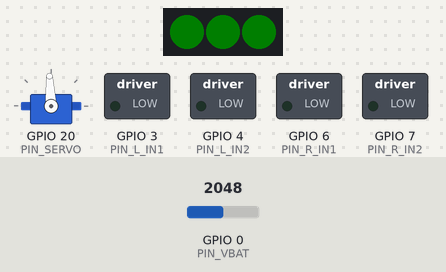
A program run on a simulated ESP32-C3. Parts: servo, 3 RGB LEDs in strip order, left to right, switched loads named in the program (green lamp = pin HIGH). The inputs (shaded band) are chosen by the test bench; at power-on: GPIO 0 (PIN_VBAT) = 2048. Dim RGB values are drawn brighter than linear; WiFi joins after 1.5 s; servers stay silent unless stated; EEPROM starts erased; servo pulses on a pin are drawn as a servo (544–2400 µs = 0–180°); what the program prints to the serial monitor is not drawn.

Above: at 2.7 s.
2.8 s: GPIO 0 (PIN_VBAT) set to 1985
At 2.96 s:
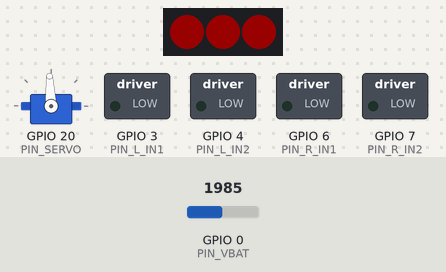
11.8 s: GPIO 0 (PIN_VBAT) set to 2107
14.8 s: GPIO 0 (PIN_VBAT) set to 2193
At 16.7 s:
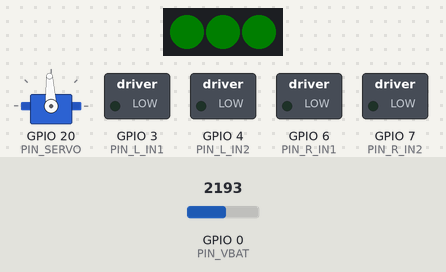
17.0 s: GPIO 0 (PIN_VBAT) set to 1228
At 17.5 s:
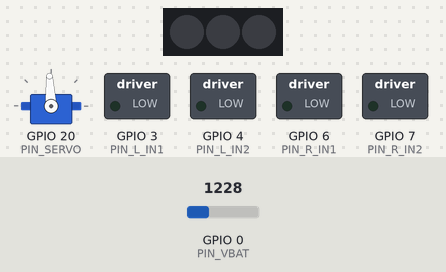
Timing chart, 0 to 21.0 s (numbered marks = the images above; inputs shaded):
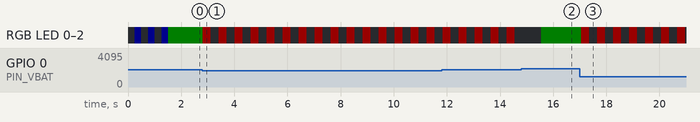

Measured:
- the behaviour switches between 2033 and 2032 on GPIO 0 (PIN_VBAT) (found by bisection; images 0 and 1)
- the behaviour switches between 2156 and 2157 on GPIO 0 (PIN_VBAT) (found by bisection; images 1 and 2)
- after the input at 2.8 s, RGB LED 0–2: alternates RGB(25, 0, 0) for 0.30 s and off for 0.30 s, starting at once
- after the input at 17.0 s, RGB LED 0–2: alternates RGB(25, 0, 0) for 0.30 s and off for 0.30 s, starting after 0.05 s

The program:

main.cpp
```cpp
// RoboField car firmware - ESP32-C3 Super Mini
//
// Transport: WiFi (UDP). Commands arrive on port 4210, status is broadcast on 4211 at 10 Hz.
// Same 22-byte command / 12-byte status packets as docs/protocol.md.
// Updates: over the air (ArduinoOTA) - flash once by USB, then always wirelessly.
// Identity: the robot id lives in flash (NVS), so every car runs the SAME firmware.
//   Set it by USB serial ("id 2") or wirelessly (tools/cars.py set-id <ip> 2).
// Safety: 200 ms watchdog, low-battery cutoff, duty ramp, motors off during OTA.
#include <Arduino.h>
#include <WiFi.h>
#include <WiFiUdp.h>
#include <ArduinoOTA.h>
#include <Preferences.h>
#include <Adafruit_NeoPixel.h>
#include "protocol.h"
#include "config.h"
#include "secrets.h"

static WiFiUDP udp;
static Preferences prefs;
static Adafruit_NeoPixel leds(NUM_LEDS, PIN_LEDS, NEO_GRB + NEO_KHZ800);

static uint8_t robotId = 0;
static rf_command_t cmd = {};
static bool haveCmd = false;
static uint32_t lastCmdMs = 0;
static bool watchdogTripped = true;
static bool lowBattery = false;
static bool otaActive = false;
static uint16_t batteryMv = 0;
static float target[2] = {0, 0}, duty[2] = {0, 0};   // -1..1, left / right

// ------------------------------------------------------------------ motors
static const uint32_t PWM_MAX = (1u << MOTOR_PWM_BITS) - 1;

static void writeMotor(int side, float d, bool brake) {
#ifdef DRIVER_DUAL_PWM
  int in1 = side == 0 ? PIN_L_IN1 : PIN_R_IN1;
  int in2 = side == 0 ? PIN_L_IN2 : PIN_R_IN2;
  if (brake) { ledcWrite(in1, PWM_MAX); ledcWrite(in2, PWM_MAX); return; }
  uint32_t v = (uint32_t)(fabsf(d) * PWM_MAX);
  if (d > 0) { ledcWrite(in1, v); ledcWrite(in2, 0); }
  else       { ledcWrite(in1, 0); ledcWrite(in2, v); }
#else
  int pwm = side == 0 ? PIN_PWMA : PIN_PWMB;
  int in1 = side == 0 ? PIN_AIN1 : PIN_BIN1;
  int in2 = side == 0 ? PIN_AIN2 : PIN_BIN2;
  if (brake) { digitalWrite(in1, HIGH); digitalWrite(in2, HIGH); ledcWrite(pwm, 0); return; }
  digitalWrite(in1, d > 0); digitalWrite(in2, d < 0);
  ledcWrite(pwm, (uint32_t)(fabsf(d) * PWM_MAX));
#endif
}

static void motorsOff() {
  target[0] = target[1] = duty[0] = duty[1] = 0;
  writeMotor(0, 0, false); writeMotor(1, 0, false);
#ifdef DRIVER_TB6612
  digitalWrite(PIN_STBY, LOW);
#endif
}

static void motorsSetup() {
#ifdef DRIVER_DUAL_PWM
  for (int p : {PIN_L_IN1, PIN_L_IN2, PIN_R_IN1, PIN_R_IN2}) ledcAttach(p, MOTOR_PWM_HZ, MOTOR_PWM_BITS);
#else
  for (int p : {PIN_AIN1, PIN_AIN2, PIN_BIN1, PIN_BIN2, PIN_STBY}) pinMode(p, OUTPUT);
  ledcAttach(PIN_PWMA, MOTOR_PWM_HZ, MOTOR_PWM_BITS);
  ledcAttach(PIN_PWMB, MOTOR_PWM_HZ, MOTOR_PWM_BITS);
#endif
  motorsOff();
}

// ramp the duty toward the target (acceleration limit), called every loop
static void motorsUpdate(float dt, bool brake) {
  float step = DUTY_RAMP_PER_S * dt;
  for (int i = 0; i < 2; i++) {
    float e = target[i] - duty[i];
    duty[i] += e > step ? step : (e < -step ? -step : e);
  }
#ifdef DRIVER_TB6612
  digitalWrite(PIN_STBY, (duty[0] != 0 || duty[1] != 0 || brake) ? HIGH : LOW);
#endif
  writeMotor(0, LEFT_REVERSED ? -duty[0] : duty[0], brake);
  writeMotor(1, RIGHT_REVERSED ? -duty[1] : duty[1], brake);
}

// ------------------------------------------------------------------ servo, leds, battery
static void setServo(uint8_t angle) {
  uint32_t us = map(constrain(angle, 0, 180), 0, 180, 500, 2500);
  ledcWrite(PIN_SERVO, us * ((1u << SERVO_BITS) - 1) / 20000);
}

static void setLeds(const uint8_t *rgb) {
  for (int i = 0; i < NUM_LEDS; i++) leds.setPixelColor(i, rgb[3 * i], rgb[3 * i + 1], rgb[3 * i + 2]);
  leds.show();
}

static void setAllLeds(uint8_t r, uint8_t g, uint8_t b) {
  for (int i = 0; i < NUM_LEDS; i++) leds.setPixelColor(i, r, g, b);
  leds.show();
}

static void updateBattery() {
  batteryMv = (uint16_t)(analogReadMilliVolts(PIN_VBAT) * VBAT_DIVIDER);
  if (batteryMv < VBAT_CUTOFF_MV && batteryMv > 1000) lowBattery = true;   // >1 V: ignore a missing divider
  else if (batteryMv > VBAT_RECOVER_MV) lowBattery = false;
}

// ------------------------------------------------------------------ identity
static void setRobotId(uint8_t id) {
  if (id > 19) return;
  robotId = id;
  prefs.putUChar("id", id);
  Serial.printf("robot id set to %d (restart to apply the new OTA name)\n", id);
}

static void handleSerial() {
  static String line;
  while (Serial.available()) {
    char c = Serial.read();
    if (c == '\n' || c == '\r') {
      line.trim();
      if (line.startsWith("id ")) setRobotId(line.substring(3).toInt());
      else if (line == "info") Serial.printf("id %d  ip %s  rssi %d  battery %u mV  fw %d\n", robotId,
                                             WiFi.localIP().toString().c_str(), WiFi.RSSI(), batteryMv, FW_VERSION);
      line = "";
    } else line += c;
  }
}

// ------------------------------------------------------------------ network
static void handleUdp() {
  int n;
  while ((n = udp.parsePacket()) > 0) {
    uint8_t buf[32];
    int len = udp.read(buf, sizeof(buf));
    if (len == sizeof(rf_command_t)) {
      rf_command_t *c = (rf_command_t *)buf;
      if (c->magic != RF_MAGIC || c->version != RF_VERSION || c->type != RF_TYPE_COMMAND) continue;
      if (rf_crc8(buf, len - 1) != c->crc) continue;
      if (c->robot_id != robotId && c->robot_id != RF_BROADCAST_ID) continue;
      cmd = *c; haveCmd = true;
    } else if (len == sizeof(rf_config_t)) {
      rf_config_t *c = (rf_config_t *)buf;
      if (c->magic == RF_MAGIC && c->type == RF_TYPE_CONFIG && rf_crc8(buf, len - 1) == c->crc) setRobotId(c->new_id);
    }
  }
}

static void sendStatus() {
  rf_status_t s = {RF_MAGIC, RF_VERSION, RF_TYPE_STATUS, robotId, cmd.seq, batteryMv, FW_VERSION,
                   (uint8_t)((watchdogTripped ? RF_STATUS_WATCHDOG : 0) | (lowBattery ? RF_STATUS_LOW_BATTERY : 0)),
                   (int8_t)WiFi.RSSI(), 0};
  s.crc = rf_crc8((uint8_t *)&s, sizeof(s) - 1);
  udp.beginPacket(IPAddress(255, 255, 255, 255), RF_UDP_STATUS_PORT);
  udp.write((uint8_t *)&s, sizeof(s));
  udp.endPacket();
}

static void setupOta() {
  char host[32];
  snprintf(host, sizeof(host), "robofield-car-%d", robotId);
  ArduinoOTA.setHostname(host);
  ArduinoOTA.setPassword(OTA_PASSWORD);
  ArduinoOTA.onStart([]() { otaActive = true; motorsOff(); setAllLeds(60, 0, 60); });
  ArduinoOTA.onEnd([]() { setAllLeds(0, 60, 0); });
  ArduinoOTA.onError([](ota_error_t e) { otaActive = false; setAllLeds(60, 0, 0); });
  ArduinoOTA.begin();
  Serial.printf("OTA ready as %s.local\n", host);
}

// ------------------------------------------------------------------ main
void setup() {
  Serial.begin(115200);
  motorsSetup();
  ledcAttach(PIN_SERVO, SERVO_HZ, SERVO_BITS);
  setServo(90);
  analogSetAttenuation(ADC_11db);
  leds.begin(); leds.setBrightness(LED_BRIGHTNESS); setAllLeds(0, 0, 40);

  prefs.begin("robofield", false);
  robotId = prefs.getUChar("id", 0);

  WiFi.mode(WIFI_STA);
  WiFi.setSleep(false);                       // power saving adds 100+ ms of latency
  WiFi.begin(WIFI_SSID, WIFI_PASSWORD);
  uint32_t t0 = millis();
  while (WiFi.status() != WL_CONNECTED && millis() - t0 < 15000) {
    setAllLeds(0, 0, (millis() / 250) % 2 ? 40 : 0); delay(50); handleSerial();
  }
  udp.begin(RF_UDP_CMD_PORT);
  setupOta();
  Serial.printf("RoboField car %d  ip %s  fw %d\n", robotId, WiFi.localIP().toString().c_str(), FW_VERSION);
}

void loop() {
  static uint32_t lastUs = micros(), lastStatus = 0, lastBlink = 0;
  uint32_t nowUs = micros();
  float dt = (nowUs - lastUs) * 1e-6f; lastUs = nowUs;
  uint32_t now = millis();

  ArduinoOTA.handle();
  handleSerial();
  if (otaActive) return;
  if (WiFi.status() != WL_CONNECTED) {         // lost WiFi: stop and keep trying
    motorsOff(); watchdogTripped = true;
    setAllLeds(0, 0, (now / 250) % 2 ? 40 : 0);
    return;
  }

  handleUdp();
  bool brake = false;
  if (haveCmd) {
    haveCmd = false; lastCmdMs = now; watchdogTripped = false;
    bool enable = (cmd.flags & RF_FLAG_ENABLE) && !lowBattery;
    brake = cmd.flags & RF_FLAG_BRAKE;
    target[0] = enable ? constrain(cmd.left, -1000, 1000) / 1000.0f : 0;
    target[1] = enable ? constrain(cmd.right, -1000, 1000) / 1000.0f : 0;
    setServo(cmd.servo);
    if (!lowBattery) setLeds(cmd.leds);
  }
  if (!watchdogTripped && now - lastCmdMs > WATCHDOG_MS) {
    watchdogTripped = true; motorsOff();
  }
  motorsUpdate(dt, brake && !watchdogTripped);

  if (now - lastStatus >= STATUS_PERIOD_MS) {
    lastStatus = now; updateBattery();
    if (lowBattery) motorsOff();
    sendStatus();
  }
  if (lowBattery && now - lastBlink > 300) {
    lastBlink = now; static bool on = false; on = !on; setAllLeds(on ? 80 : 0, 0, 0);
  } else if (watchdogTripped && !lowBattery && now - lastBlink > 1000) {
    lastBlink = now; setAllLeds(0, 15, 0);    // idle, connected: dim green
  }
}
```

secrets.example.h
```cpp
// Copy this file to secrets.h and fill in your WiFi. secrets.h is git-ignored.
#pragma once
#define WIFI_SSID "your-network"
#define WIFI_PASSWORD "your-password"
```

config.h
```cpp
// RoboField car configuration. Pins match docs/field.md / the wiring guide.
#pragma once

// ---------------- motor driver ----------------
// DRIVER_DUAL_PWM : 2 inputs per motor (MX1508, DRV8833, L9110S) - PWM on IN1 or IN2
// DRIVER_TB6612   : PWM + 2 direction pins per motor + STBY
#define DRIVER_DUAL_PWM
// #define DRIVER_TB6612

#ifdef DRIVER_DUAL_PWM
  #define PIN_L_IN1 3
  #define PIN_L_IN2 4
  #define PIN_R_IN1 6
  #define PIN_R_IN2 7
#else
  #define PIN_PWMA 1
  #define PIN_AIN1 3
  #define PIN_AIN2 4
  #define PIN_PWMB 5
  #define PIN_BIN1 6
  #define PIN_BIN2 7
  #define PIN_STBY 21
#endif

#define PIN_SERVO 20
#define PIN_LEDS 10
#define PIN_VBAT 0
#define NUM_LEDS 3

// flip a motor in software instead of swapping its wires
#define LEFT_REVERSED  false
#define RIGHT_REVERSED false

// ---------------- behaviour ----------------
#define MOTOR_PWM_HZ 20000
#define MOTOR_PWM_BITS 10            // duty 0..1023
#define SERVO_HZ 50
#define SERVO_BITS 14
#define WATCHDOG_MS 200              // no command for this long -> motors off
#define STATUS_PERIOD_MS 100         // status broadcast, 10 Hz
#define DUTY_RAMP_PER_S 6.0f         // max duty change per second (= 2000 mm/s^2): stops wheelies
// battery: 2S pack (7.4 V nominal, 8.4 V full) on GPIO0 through 100k (top) / 33k (bottom)
#define VBAT_DIVIDER 4.03f           // (100k + 33k) / 33k
#define VBAT_CUTOFF_MV 6600          // 3.3 V per cell: motors off below this
#define VBAT_RECOVER_MV 7000         // back on above this
#define LED_BRIGHTNESS 80
#define FW_VERSION 2
#define OTA_PASSWORD "robofield"     // change this, and in platformio.ini upload_flags
```
